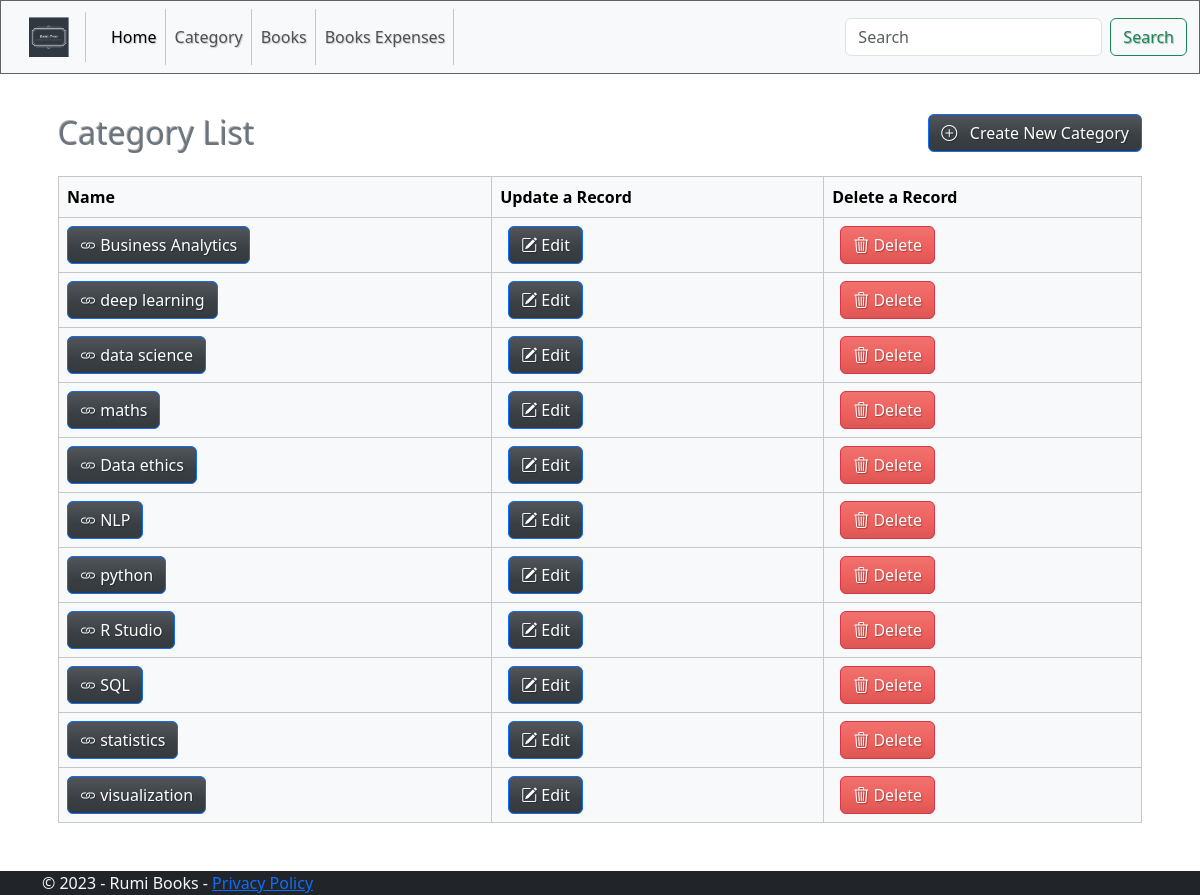
Page /categories/ on the committed database.
### rumi_app/models.py (models this page shows, shortened)
class Category(models.Model):
    slug = models.SlugField()
    name = models.CharField(max_length=255, db_index=True)

### rumi_app/views.py (the view)
# urls.py: path('categories/', CategoryListView.as_view(), name='category_list'),
class CategoryListView(ListView):
    model = Category
    template_name = 'category/category_list.html'
    context_object_name = 'categories'

### templates/category/category_list.html
{% extends 'base.html' %}
{% block content %}
  <div class="container p-3">
    <div class="row pt-4 mb-3">
        <div class="col-6">
            <h2 class="text-secondary"> Category List </h2>
        </div>
        <div class="col-6 text-end">
            <a href="{% url 'category_create' %}" class="btn btn-primary">
                <i class="bi bi-plus-circle"></i> &nbsp; Create New Category
            </a>
        </div>
    </div>
  <table class="table table-bordered table-light tabble-striped" style="width: 100%;">
    <thead>
      <tr>
        <th>Name</th>
        <th>Update a Record</th>
        <th>Delete a Record</th>
      </tr>
    </thead>
    <tbody>
      {% for category in categories %}
        <tr>
          <td width="40%">
            <a href="{% url 'books_by_category' category.id %}" class="btn btn-primary" > <i class="bi bi-link"></i> {{ category.name }}</a>
        </td>
          <td>
            <div class="w-auto btn-group" role="group">
              <a class="btn btn-primary mx-2" href="{% url 'category_update' category.id %}" >
                  <i class="bi bi-pencil-square"></i>
                  Edit
              </a>
          </div>
          </td>
          <td>
            <div class="w-auto btn-group" role="group">
              <a class="btn btn-danger mx-2"href="{% url 'category_delete' category.id %}">
                  <i class="bi bi-trash3"></i>
                  Delete
              </a>
          </div>
          </td>
        </tr>
      {% endfor %}
    </tbody>
  </table>
</div>
{% endblock %}

### static/css/style.css (style rules this page uses)
html { font-size: 14px; }
@media (min-width: 768px) { html { font-size: 16px; } }
body { margin-bottom: 60px; display: flex; flex-direction: column; min-height: 100vh; }

### rows in the picture
Category: name "Business Analytics"
Category: name "deep learning"
Category: name "data science"
Category: name "maths"
Category: name "Data ethics"
Category: name "NLP"
Category: name "python"
Category: name "R Studio"
Category: name "SQL"
Category: name "statistics"
Category: name "visualization"
